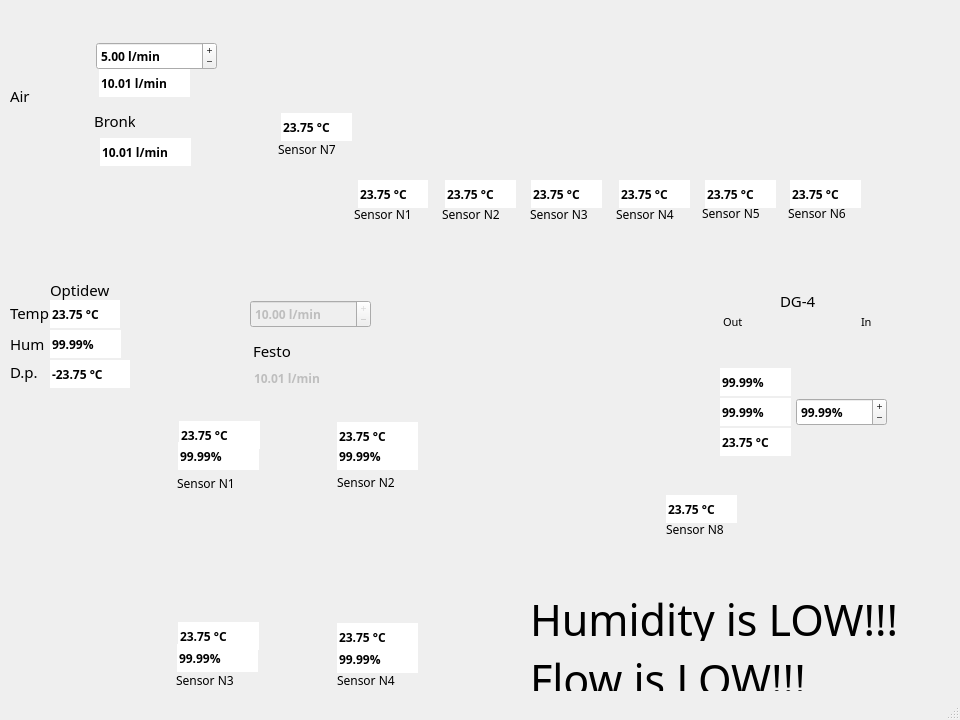
<?xml version="1.0" encoding="UTF-8"?>
<ui version="4.0">
 <class>MainWindow</class>
 <widget class="QMainWindow" name="MainWindow">
  <property name="geometry">
   <rect>
    <x>0</x>
    <y>0</y>
    <width>960</width>
    <height>720</height>
   </rect>
  </property>
  <property name="minimumSize">
   <size>
    <width>960</width>
    <height>720</height>
   </size>
  </property>
  <property name="maximumSize">
   <size>
    <width>960</width>
    <height>720</height>
   </size>
  </property>
  <property name="windowTitle">
   <string>Humidity and Temperature control</string>
  </property>
  <property name="styleSheet">
   <string notr="true"/>
  </property>
  <widget class="QWidget" name="centralwidget">
   <property name="styleSheet">
    <string notr="true"/>
   </property>
   <widget class="QLabel" name="label">
    <property name="geometry">
     <rect>
      <x>0</x>
      <y>0</y>
      <width>960</width>
      <height>720</height>
     </rect>
    </property>
    <property name="minimumSize">
     <size>
      <width>960</width>
      <height>720</height>
     </size>
    </property>
    <property name="maximumSize">
     <size>
      <width>960</width>
      <height>720</height>
     </size>
    </property>
    <property name="font">
     <font>
      <family>Sans Serif</family>
      <weight>75</weight>
      <bold>true</bold>
     </font>
    </property>
    <property name="text">
     <string/>
    </property>
    <property name="pixmap">
     <pixmap>Bild0.png</pixmap>
    </property>
   </widget>
   <widget class="QLabel" name="label_1">
    <property name="geometry">
     <rect>
      <x>10</x>
      <y>86</y>
      <width>20</width>
      <height>20</height>
     </rect>
    </property>
    <property name="font">
     <font>
      <family>Sans Serif</family>
      <pointsize>11</pointsize>
      <weight>50</weight>
      <bold>false</bold>
     </font>
    </property>
    <property name="text">
     <string>Air</string>
    </property>
   </widget>
   <widget class="QDoubleSpinBox" name="doubleSpinBox_sensor1_temperature">
    <property name="geometry">
     <rect>
      <x>281</x>
      <y>113</y>
      <width>71</width>
      <height>28</height>
     </rect>
    </property>
    <property name="font">
     <font>
      <family>Sans Serif</family>
      <weight>75</weight>
      <bold>true</bold>
     </font>
    </property>
    <property name="focusPolicy">
     <enum>Qt::NoFocus</enum>
    </property>
    <property name="frame">
     <bool>false</bool>
    </property>
    <property name="buttonSymbols">
     <enum>QAbstractSpinBox::NoButtons</enum>
    </property>
    <property name="suffix">
     <string> °C</string>
    </property>
    <property name="singleStep">
     <double>0.010000000000000</double>
    </property>
    <property name="value">
     <double>23.750000000000000</double>
    </property>
   </widget>
   <widget class="QDoubleSpinBox" name="doubleSpinBox_flowBronkhorst">
    <property name="geometry">
     <rect>
      <x>100</x>
      <y>138</y>
      <width>91</width>
      <height>28</height>
     </rect>
    </property>
    <property name="font">
     <font>
      <family>Sans Serif</family>
      <weight>75</weight>
      <bold>true</bold>
     </font>
    </property>
    <property name="focusPolicy">
     <enum>Qt::NoFocus</enum>
    </property>
    <property name="frame">
     <bool>false</bool>
    </property>
    <property name="buttonSymbols">
     <enum>QAbstractSpinBox::NoButtons</enum>
    </property>
    <property name="suffix">
     <string> l/min</string>
    </property>
    <property name="maximum">
     <double>25.010000000000002</double>
    </property>
    <property name="singleStep">
     <double>0.010000000000000</double>
    </property>
    <property name="value">
     <double>10.010000000000000</double>
    </property>
   </widget>
   <widget class="QDoubleSpinBox" name="doubleSpinBox_set_flowFesto">
    <property name="enabled">
     <bool>false</bool>
    </property>
    <property name="geometry">
     <rect>
      <x>250</x>
      <y>300</y>
      <width>121</width>
      <height>28</height>
     </rect>
    </property>
    <property name="font">
     <font>
      <family>Sans Serif</family>
      <weight>75</weight>
      <bold>true</bold>
     </font>
    </property>
    <property name="focusPolicy">
     <enum>Qt::WheelFocus</enum>
    </property>
    <property name="frame">
     <bool>true</bool>
    </property>
    <property name="buttonSymbols">
     <enum>QAbstractSpinBox::PlusMinus</enum>
    </property>
    <property name="suffix">
     <string> l/min</string>
    </property>
    <property name="decimals">
     <number>2</number>
    </property>
    <property name="maximum">
     <double>10.000000000000000</double>
    </property>
    <property name="singleStep">
     <double>0.500000000000000</double>
    </property>
    <property name="value">
     <double>10.000000000000000</double>
    </property>
   </widget>
   <widget class="QDoubleSpinBox" name="doubleSpinBox_flowFesto">
    <property name="enabled">
     <bool>false</bool>
    </property>
    <property name="geometry">
     <rect>
      <x>252</x>
      <y>364</y>
      <width>91</width>
      <height>28</height>
     </rect>
    </property>
    <property name="font">
     <font>
      <family>Sans Serif</family>
      <weight>75</weight>
      <bold>true</bold>
     </font>
    </property>
    <property name="focusPolicy">
     <enum>Qt::NoFocus</enum>
    </property>
    <property name="frame">
     <bool>false</bool>
    </property>
    <property name="buttonSymbols">
     <enum>QAbstractSpinBox::NoButtons</enum>
    </property>
    <property name="suffix">
     <string> l/min</string>
    </property>
    <property name="maximum">
     <double>10.010000000000000</double>
    </property>
    <property name="singleStep">
     <double>0.010000000000000</double>
    </property>
    <property name="value">
     <double>10.010000000000000</double>
    </property>
   </widget>
   <widget class="QDoubleSpinBox" name="doubleSpinBox_optidew_temperature">
    <property name="geometry">
     <rect>
      <x>50</x>
      <y>300</y>
      <width>70</width>
      <height>28</height>
     </rect>
    </property>
    <property name="font">
     <font>
      <family>Sans Serif</family>
      <weight>75</weight>
      <bold>true</bold>
     </font>
    </property>
    <property name="focusPolicy">
     <enum>Qt::NoFocus</enum>
    </property>
    <property name="frame">
     <bool>false</bool>
    </property>
    <property name="buttonSymbols">
     <enum>QAbstractSpinBox::NoButtons</enum>
    </property>
    <property name="suffix">
     <string> °C</string>
    </property>
    <property name="singleStep">
     <double>0.010000000000000</double>
    </property>
    <property name="value">
     <double>23.750000000000000</double>
    </property>
   </widget>
   <widget class="QDoubleSpinBox" name="doubleSpinBox_optidew_humidity">
    <property name="geometry">
     <rect>
      <x>50</x>
      <y>330</y>
      <width>71</width>
      <height>28</height>
     </rect>
    </property>
    <property name="font">
     <font>
      <family>Sans Serif</family>
      <weight>75</weight>
      <bold>true</bold>
     </font>
    </property>
    <property name="focusPolicy">
     <enum>Qt::NoFocus</enum>
    </property>
    <property name="frame">
     <bool>false</bool>
    </property>
    <property name="buttonSymbols">
     <enum>QAbstractSpinBox::NoButtons</enum>
    </property>
    <property name="suffix">
     <string>%</string>
    </property>
    <property name="maximum">
     <double>100.000000000000000</double>
    </property>
    <property name="singleStep">
     <double>0.010000000000000</double>
    </property>
    <property name="value">
     <double>99.989999999999995</double>
    </property>
   </widget>
   <widget class="QDoubleSpinBox" name="doubleSpinBox_dg4_humidity1">
    <property name="geometry">
     <rect>
      <x>720</x>
      <y>368</y>
      <width>71</width>
      <height>28</height>
     </rect>
    </property>
    <property name="font">
     <font>
      <family>Sans Serif</family>
      <weight>75</weight>
      <bold>true</bold>
     </font>
    </property>
    <property name="focusPolicy">
     <enum>Qt::NoFocus</enum>
    </property>
    <property name="frame">
     <bool>false</bool>
    </property>
    <property name="buttonSymbols">
     <enum>QAbstractSpinBox::NoButtons</enum>
    </property>
    <property name="suffix">
     <string>%</string>
    </property>
    <property name="maximum">
     <double>100.000000000000000</double>
    </property>
    <property name="singleStep">
     <double>0.010000000000000</double>
    </property>
    <property name="value">
     <double>99.989999999999995</double>
    </property>
   </widget>
   <widget class="QDoubleSpinBox" name="doubleSpinBox_dg4_set_humidity">
    <property name="geometry">
     <rect>
      <x>796</x>
      <y>398</y>
      <width>91</width>
      <height>28</height>
     </rect>
    </property>
    <property name="font">
     <font>
      <family>Sans Serif</family>
      <weight>75</weight>
      <bold>true</bold>
     </font>
    </property>
    <property name="focusPolicy">
     <enum>Qt::WheelFocus</enum>
    </property>
    <property name="frame">
     <bool>true</bool>
    </property>
    <property name="buttonSymbols">
     <enum>QAbstractSpinBox::PlusMinus</enum>
    </property>
    <property name="suffix">
     <string>%</string>
    </property>
    <property name="decimals">
     <number>2</number>
    </property>
    <property name="maximum">
     <double>100.000000000000000</double>
    </property>
    <property name="singleStep">
     <double>1.000000000000000</double>
    </property>
    <property name="value">
     <double>99.989999999999995</double>
    </property>
   </widget>
   <widget class="QDoubleSpinBox" name="doubleSpinBox_dg4_temperature">
    <property name="geometry">
     <rect>
      <x>720</x>
      <y>428</y>
      <width>71</width>
      <height>28</height>
     </rect>
    </property>
    <property name="font">
     <font>
      <family>Sans Serif</family>
      <weight>75</weight>
      <bold>true</bold>
     </font>
    </property>
    <property name="focusPolicy">
     <enum>Qt::NoFocus</enum>
    </property>
    <property name="frame">
     <bool>false</bool>
    </property>
    <property name="buttonSymbols">
     <enum>QAbstractSpinBox::NoButtons</enum>
    </property>
    <property name="suffix">
     <string> °C</string>
    </property>
    <property name="singleStep">
     <double>0.010000000000000</double>
    </property>
    <property name="value">
     <double>23.750000000000000</double>
    </property>
   </widget>
   <widget class="QDoubleSpinBox" name="doubleSpinBox_dg4_humidity2">
    <property name="geometry">
     <rect>
      <x>720</x>
      <y>398</y>
      <width>71</width>
      <height>28</height>
     </rect>
    </property>
    <property name="font">
     <font>
      <family>Sans Serif</family>
      <weight>75</weight>
      <bold>true</bold>
     </font>
    </property>
    <property name="focusPolicy">
     <enum>Qt::NoFocus</enum>
    </property>
    <property name="frame">
     <bool>false</bool>
    </property>
    <property name="buttonSymbols">
     <enum>QAbstractSpinBox::NoButtons</enum>
    </property>
    <property name="suffix">
     <string>%</string>
    </property>
    <property name="maximum">
     <double>100.000000000000000</double>
    </property>
    <property name="singleStep">
     <double>0.010000000000000</double>
    </property>
    <property name="value">
     <double>99.989999999999995</double>
    </property>
   </widget>
   <widget class="QDoubleSpinBox" name="doubleSpinBox_sensor2_temperature">
    <property name="geometry">
     <rect>
      <x>358</x>
      <y>180</y>
      <width>70</width>
      <height>28</height>
     </rect>
    </property>
    <property name="font">
     <font>
      <family>Sans Serif</family>
      <weight>75</weight>
      <bold>true</bold>
     </font>
    </property>
    <property name="focusPolicy">
     <enum>Qt::NoFocus</enum>
    </property>
    <property name="frame">
     <bool>false</bool>
    </property>
    <property name="buttonSymbols">
     <enum>QAbstractSpinBox::NoButtons</enum>
    </property>
    <property name="suffix">
     <string> °C</string>
    </property>
    <property name="singleStep">
     <double>0.010000000000000</double>
    </property>
    <property name="value">
     <double>23.750000000000000</double>
    </property>
   </widget>
   <widget class="QDoubleSpinBox" name="doubleSpinBox_sensor3_temperature">
    <property name="geometry">
     <rect>
      <x>445</x>
      <y>180</y>
      <width>71</width>
      <height>28</height>
     </rect>
    </property>
    <property name="font">
     <font>
      <family>Sans Serif</family>
      <weight>75</weight>
      <bold>true</bold>
     </font>
    </property>
    <property name="focusPolicy">
     <enum>Qt::NoFocus</enum>
    </property>
    <property name="frame">
     <bool>false</bool>
    </property>
    <property name="buttonSymbols">
     <enum>QAbstractSpinBox::NoButtons</enum>
    </property>
    <property name="suffix">
     <string> °C</string>
    </property>
    <property name="singleStep">
     <double>0.010000000000000</double>
    </property>
    <property name="value">
     <double>23.750000000000000</double>
    </property>
   </widget>
   <widget class="QDoubleSpinBox" name="doubleSpinBox_sensor4_temperature">
    <property name="geometry">
     <rect>
      <x>531</x>
      <y>180</y>
      <width>71</width>
      <height>28</height>
     </rect>
    </property>
    <property name="font">
     <font>
      <family>Sans Serif</family>
      <weight>75</weight>
      <bold>true</bold>
     </font>
    </property>
    <property name="focusPolicy">
     <enum>Qt::NoFocus</enum>
    </property>
    <property name="frame">
     <bool>false</bool>
    </property>
    <property name="buttonSymbols">
     <enum>QAbstractSpinBox::NoButtons</enum>
    </property>
    <property name="suffix">
     <string> °C</string>
    </property>
    <property name="singleStep">
     <double>0.010000000000000</double>
    </property>
    <property name="value">
     <double>23.750000000000000</double>
    </property>
   </widget>
   <widget class="QDoubleSpinBox" name="doubleSpinBox_sensor5_temperature">
    <property name="geometry">
     <rect>
      <x>619</x>
      <y>180</y>
      <width>71</width>
      <height>28</height>
     </rect>
    </property>
    <property name="font">
     <font>
      <family>Sans Serif</family>
      <weight>75</weight>
      <bold>true</bold>
     </font>
    </property>
    <property name="focusPolicy">
     <enum>Qt::NoFocus</enum>
    </property>
    <property name="frame">
     <bool>false</bool>
    </property>
    <property name="buttonSymbols">
     <enum>QAbstractSpinBox::NoButtons</enum>
    </property>
    <property name="suffix">
     <string> °C</string>
    </property>
    <property name="singleStep">
     <double>0.010000000000000</double>
    </property>
    <property name="value">
     <double>23.750000000000000</double>
    </property>
   </widget>
   <widget class="QDoubleSpinBox" name="doubleSpinBox_sensor6_temperature">
    <property name="geometry">
     <rect>
      <x>705</x>
      <y>180</y>
      <width>71</width>
      <height>28</height>
     </rect>
    </property>
    <property name="font">
     <font>
      <family>Sans Serif</family>
      <weight>75</weight>
      <bold>true</bold>
     </font>
    </property>
    <property name="focusPolicy">
     <enum>Qt::NoFocus</enum>
    </property>
    <property name="frame">
     <bool>false</bool>
    </property>
    <property name="buttonSymbols">
     <enum>QAbstractSpinBox::NoButtons</enum>
    </property>
    <property name="suffix">
     <string> °C</string>
    </property>
    <property name="singleStep">
     <double>0.010000000000000</double>
    </property>
    <property name="value">
     <double>23.750000000000000</double>
    </property>
   </widget>
   <widget class="QDoubleSpinBox" name="doubleSpinBox_sensor7_temperature">
    <property name="geometry">
     <rect>
      <x>790</x>
      <y>180</y>
      <width>71</width>
      <height>28</height>
     </rect>
    </property>
    <property name="font">
     <font>
      <family>Sans Serif</family>
      <weight>75</weight>
      <bold>true</bold>
     </font>
    </property>
    <property name="focusPolicy">
     <enum>Qt::NoFocus</enum>
    </property>
    <property name="frame">
     <bool>false</bool>
    </property>
    <property name="buttonSymbols">
     <enum>QAbstractSpinBox::NoButtons</enum>
    </property>
    <property name="suffix">
     <string> °C</string>
    </property>
    <property name="singleStep">
     <double>0.010000000000000</double>
    </property>
    <property name="value">
     <double>23.750000000000000</double>
    </property>
   </widget>
   <widget class="QDoubleSpinBox" name="doubleSpinBox_sensor8_temperature">
    <property name="geometry">
     <rect>
      <x>666</x>
      <y>495</y>
      <width>71</width>
      <height>28</height>
     </rect>
    </property>
    <property name="font">
     <font>
      <family>Sans Serif</family>
      <weight>75</weight>
      <bold>true</bold>
     </font>
    </property>
    <property name="focusPolicy">
     <enum>Qt::NoFocus</enum>
    </property>
    <property name="frame">
     <bool>false</bool>
    </property>
    <property name="buttonSymbols">
     <enum>QAbstractSpinBox::NoButtons</enum>
    </property>
    <property name="suffix">
     <string> °C</string>
    </property>
    <property name="singleStep">
     <double>0.010000000000000</double>
    </property>
    <property name="value">
     <double>23.750000000000000</double>
    </property>
   </widget>
   <widget class="QLabel" name="label_2">
    <property name="geometry">
     <rect>
      <x>94</x>
      <y>111</y>
      <width>41</width>
      <height>20</height>
     </rect>
    </property>
    <property name="font">
     <font>
      <family>Sans Serif</family>
      <pointsize>11</pointsize>
      <weight>50</weight>
      <bold>false</bold>
     </font>
    </property>
    <property name="text">
     <string>Bronk</string>
    </property>
   </widget>
   <widget class="QLabel" name="label_3">
    <property name="geometry">
     <rect>
      <x>253</x>
      <y>341</y>
      <width>41</width>
      <height>20</height>
     </rect>
    </property>
    <property name="font">
     <font>
      <family>Sans Serif</family>
      <pointsize>11</pointsize>
      <weight>50</weight>
      <bold>false</bold>
     </font>
    </property>
    <property name="text">
     <string>Festo</string>
    </property>
   </widget>
   <widget class="QLabel" name="label_4">
    <property name="geometry">
     <rect>
      <x>723</x>
      <y>312</y>
      <width>20</width>
      <height>20</height>
     </rect>
    </property>
    <property name="font">
     <font>
      <family>Sans Serif</family>
      <pointsize>8</pointsize>
      <weight>50</weight>
      <bold>false</bold>
     </font>
    </property>
    <property name="text">
     <string>Out</string>
    </property>
   </widget>
   <widget class="QLabel" name="label_5">
    <property name="geometry">
     <rect>
      <x>861</x>
      <y>312</y>
      <width>10</width>
      <height>20</height>
     </rect>
    </property>
    <property name="font">
     <font>
      <family>Sans Serif</family>
      <pointsize>8</pointsize>
      <weight>50</weight>
      <bold>false</bold>
     </font>
    </property>
    <property name="text">
     <string>In</string>
    </property>
   </widget>
   <widget class="QLabel" name="label_6">
    <property name="geometry">
     <rect>
      <x>780</x>
      <y>291</y>
      <width>40</width>
      <height>20</height>
     </rect>
    </property>
    <property name="font">
     <font>
      <family>Sans Serif</family>
      <pointsize>11</pointsize>
      <weight>50</weight>
      <bold>false</bold>
     </font>
    </property>
    <property name="text">
     <string>DG-4</string>
    </property>
   </widget>
   <widget class="QLabel" name="label_7">
    <property name="geometry">
     <rect>
      <x>50</x>
      <y>280</y>
      <width>60</width>
      <height>20</height>
     </rect>
    </property>
    <property name="font">
     <font>
      <family>Sans Serif</family>
      <pointsize>11</pointsize>
      <weight>50</weight>
      <bold>false</bold>
     </font>
    </property>
    <property name="text">
     <string>Optidew</string>
    </property>
   </widget>
   <widget class="QDoubleSpinBox" name="doubleSpinBox_set_setpointBronkhorst">
    <property name="geometry">
     <rect>
      <x>96</x>
      <y>42</y>
      <width>121</width>
      <height>28</height>
     </rect>
    </property>
    <property name="font">
     <font>
      <family>Sans Serif</family>
      <weight>75</weight>
      <bold>true</bold>
     </font>
    </property>
    <property name="focusPolicy">
     <enum>Qt::WheelFocus</enum>
    </property>
    <property name="frame">
     <bool>true</bool>
    </property>
    <property name="buttonSymbols">
     <enum>QAbstractSpinBox::PlusMinus</enum>
    </property>
    <property name="suffix">
     <string> l/min</string>
    </property>
    <property name="decimals">
     <number>2</number>
    </property>
    <property name="maximum">
     <double>25.000000000000000</double>
    </property>
    <property name="singleStep">
     <double>0.500000000000000</double>
    </property>
    <property name="value">
     <double>5.000000000000000</double>
    </property>
   </widget>
   <widget class="QDoubleSpinBox" name="doubleSpinBox_setpointBronkhorst">
    <property name="geometry">
     <rect>
      <x>99</x>
      <y>69</y>
      <width>91</width>
      <height>28</height>
     </rect>
    </property>
    <property name="font">
     <font>
      <family>Sans Serif</family>
      <weight>75</weight>
      <bold>true</bold>
     </font>
    </property>
    <property name="focusPolicy">
     <enum>Qt::NoFocus</enum>
    </property>
    <property name="frame">
     <bool>false</bool>
    </property>
    <property name="buttonSymbols">
     <enum>QAbstractSpinBox::NoButtons</enum>
    </property>
    <property name="suffix">
     <string> l/min</string>
    </property>
    <property name="maximum">
     <double>25.010000000000002</double>
    </property>
    <property name="singleStep">
     <double>0.010000000000000</double>
    </property>
    <property name="value">
     <double>10.010000000000000</double>
    </property>
   </widget>
   <widget class="QDoubleSpinBox" name="doubleSpinBox_optidew_dewpoint">
    <property name="geometry">
     <rect>
      <x>50</x>
      <y>360</y>
      <width>80</width>
      <height>28</height>
     </rect>
    </property>
    <property name="font">
     <font>
      <family>Sans Serif</family>
      <weight>75</weight>
      <bold>true</bold>
     </font>
    </property>
    <property name="focusPolicy">
     <enum>Qt::NoFocus</enum>
    </property>
    <property name="frame">
     <bool>false</bool>
    </property>
    <property name="buttonSymbols">
     <enum>QAbstractSpinBox::NoButtons</enum>
    </property>
    <property name="suffix">
     <string> °C</string>
    </property>
    <property name="minimum">
     <double>-100.000000000000000</double>
    </property>
    <property name="maximum">
     <double>100.000000000000000</double>
    </property>
    <property name="singleStep">
     <double>0.010000000000000</double>
    </property>
    <property name="value">
     <double>-23.750000000000000</double>
    </property>
   </widget>
   <widget class="QLabel" name="label_8">
    <property name="geometry">
     <rect>
      <x>10</x>
      <y>303</y>
      <width>41</width>
      <height>20</height>
     </rect>
    </property>
    <property name="font">
     <font>
      <family>Sans Serif</family>
      <pointsize>11</pointsize>
      <weight>50</weight>
      <bold>false</bold>
     </font>
    </property>
    <property name="text">
     <string>Temp</string>
    </property>
   </widget>
   <widget class="QLabel" name="label_9">
    <property name="geometry">
     <rect>
      <x>10</x>
      <y>334</y>
      <width>41</width>
      <height>20</height>
     </rect>
    </property>
    <property name="font">
     <font>
      <family>Sans Serif</family>
      <pointsize>11</pointsize>
      <weight>50</weight>
      <bold>false</bold>
     </font>
    </property>
    <property name="text">
     <string>Hum</string>
    </property>
   </widget>
   <widget class="QLabel" name="label_10">
    <property name="geometry">
     <rect>
      <x>10</x>
      <y>362</y>
      <width>41</width>
      <height>20</height>
     </rect>
    </property>
    <property name="font">
     <font>
      <family>Sans Serif</family>
      <pointsize>11</pointsize>
      <weight>50</weight>
      <bold>false</bold>
     </font>
    </property>
    <property name="text">
     <string>D.p.</string>
    </property>
   </widget>
   <widget class="QDoubleSpinBox" name="doubleSpinBox_sht75_temperature">
    <property name="geometry">
     <rect>
      <x>179</x>
      <y>421</y>
      <width>81</width>
      <height>28</height>
     </rect>
    </property>
    <property name="font">
     <font>
      <family>Sans Serif</family>
      <weight>75</weight>
      <bold>true</bold>
     </font>
    </property>
    <property name="focusPolicy">
     <enum>Qt::NoFocus</enum>
    </property>
    <property name="frame">
     <bool>false</bool>
    </property>
    <property name="buttonSymbols">
     <enum>QAbstractSpinBox::NoButtons</enum>
    </property>
    <property name="suffix">
     <string> °C</string>
    </property>
    <property name="singleStep">
     <double>0.010000000000000</double>
    </property>
    <property name="value">
     <double>23.750000000000000</double>
    </property>
   </widget>
   <widget class="QDoubleSpinBox" name="doubleSpinBox_sht75_temperature_1">
    <property name="geometry">
     <rect>
      <x>337</x>
      <y>422</y>
      <width>81</width>
      <height>28</height>
     </rect>
    </property>
    <property name="font">
     <font>
      <family>Sans Serif</family>
      <weight>75</weight>
      <bold>true</bold>
     </font>
    </property>
    <property name="focusPolicy">
     <enum>Qt::NoFocus</enum>
    </property>
    <property name="frame">
     <bool>false</bool>
    </property>
    <property name="buttonSymbols">
     <enum>QAbstractSpinBox::NoButtons</enum>
    </property>
    <property name="suffix">
     <string> °C</string>
    </property>
    <property name="singleStep">
     <double>0.010000000000000</double>
    </property>
    <property name="value">
     <double>23.750000000000000</double>
    </property>
   </widget>
   <widget class="QDoubleSpinBox" name="doubleSpinBox_sht75_temperature_2">
    <property name="geometry">
     <rect>
      <x>178</x>
      <y>622</y>
      <width>81</width>
      <height>28</height>
     </rect>
    </property>
    <property name="font">
     <font>
      <family>Sans Serif</family>
      <weight>75</weight>
      <bold>true</bold>
     </font>
    </property>
    <property name="focusPolicy">
     <enum>Qt::NoFocus</enum>
    </property>
    <property name="frame">
     <bool>false</bool>
    </property>
    <property name="buttonSymbols">
     <enum>QAbstractSpinBox::NoButtons</enum>
    </property>
    <property name="prefix">
     <string/>
    </property>
    <property name="suffix">
     <string> °C</string>
    </property>
    <property name="singleStep">
     <double>0.010000000000000</double>
    </property>
    <property name="value">
     <double>23.750000000000000</double>
    </property>
   </widget>
   <widget class="QDoubleSpinBox" name="doubleSpinBox_sht75_temperature_3">
    <property name="geometry">
     <rect>
      <x>337</x>
      <y>623</y>
      <width>81</width>
      <height>28</height>
     </rect>
    </property>
    <property name="font">
     <font>
      <family>Sans Serif</family>
      <weight>75</weight>
      <bold>true</bold>
     </font>
    </property>
    <property name="focusPolicy">
     <enum>Qt::NoFocus</enum>
    </property>
    <property name="frame">
     <bool>false</bool>
    </property>
    <property name="buttonSymbols">
     <enum>QAbstractSpinBox::NoButtons</enum>
    </property>
    <property name="suffix">
     <string> °C</string>
    </property>
    <property name="singleStep">
     <double>0.010000000000000</double>
    </property>
    <property name="value">
     <double>23.750000000000000</double>
    </property>
   </widget>
   <widget class="QDoubleSpinBox" name="doubleSpinBox_sht75_humidity">
    <property name="geometry">
     <rect>
      <x>178</x>
      <y>442</y>
      <width>81</width>
      <height>28</height>
     </rect>
    </property>
    <property name="font">
     <font>
      <family>Sans Serif</family>
      <weight>75</weight>
      <bold>true</bold>
     </font>
    </property>
    <property name="focusPolicy">
     <enum>Qt::NoFocus</enum>
    </property>
    <property name="frame">
     <bool>false</bool>
    </property>
    <property name="buttonSymbols">
     <enum>QAbstractSpinBox::NoButtons</enum>
    </property>
    <property name="suffix">
     <string>%</string>
    </property>
    <property name="maximum">
     <double>100.000000000000000</double>
    </property>
    <property name="singleStep">
     <double>0.010000000000000</double>
    </property>
    <property name="value">
     <double>99.989999999999995</double>
    </property>
   </widget>
   <widget class="QDoubleSpinBox" name="doubleSpinBox_sht75_humidity_1">
    <property name="geometry">
     <rect>
      <x>337</x>
      <y>442</y>
      <width>81</width>
      <height>28</height>
     </rect>
    </property>
    <property name="font">
     <font>
      <family>Sans Serif</family>
      <weight>75</weight>
      <bold>true</bold>
     </font>
    </property>
    <property name="focusPolicy">
     <enum>Qt::NoFocus</enum>
    </property>
    <property name="frame">
     <bool>false</bool>
    </property>
    <property name="buttonSymbols">
     <enum>QAbstractSpinBox::NoButtons</enum>
    </property>
    <property name="suffix">
     <string>%</string>
    </property>
    <property name="maximum">
     <double>100.000000000000000</double>
    </property>
    <property name="singleStep">
     <double>0.010000000000000</double>
    </property>
    <property name="value">
     <double>99.989999999999995</double>
    </property>
   </widget>
   <widget class="QDoubleSpinBox" name="doubleSpinBox_sht75_humidity_2">
    <property name="geometry">
     <rect>
      <x>177</x>
      <y>644</y>
      <width>81</width>
      <height>28</height>
     </rect>
    </property>
    <property name="font">
     <font>
      <family>Sans Serif</family>
      <weight>75</weight>
      <bold>true</bold>
     </font>
    </property>
    <property name="focusPolicy">
     <enum>Qt::NoFocus</enum>
    </property>
    <property name="frame">
     <bool>false</bool>
    </property>
    <property name="buttonSymbols">
     <enum>QAbstractSpinBox::NoButtons</enum>
    </property>
    <property name="suffix">
     <string>%</string>
    </property>
    <property name="maximum">
     <double>100.000000000000000</double>
    </property>
    <property name="singleStep">
     <double>0.010000000000000</double>
    </property>
    <property name="value">
     <double>99.989999999999995</double>
    </property>
   </widget>
   <widget class="QDoubleSpinBox" name="doubleSpinBox_sht75_humidity_3">
    <property name="geometry">
     <rect>
      <x>337</x>
      <y>645</y>
      <width>81</width>
      <height>28</height>
     </rect>
    </property>
    <property name="font">
     <font>
      <family>Sans Serif</family>
      <weight>75</weight>
      <bold>true</bold>
     </font>
    </property>
    <property name="focusPolicy">
     <enum>Qt::NoFocus</enum>
    </property>
    <property name="frame">
     <bool>false</bool>
    </property>
    <property name="buttonSymbols">
     <enum>QAbstractSpinBox::NoButtons</enum>
    </property>
    <property name="suffix">
     <string>%</string>
    </property>
    <property name="maximum">
     <double>100.000000000000000</double>
    </property>
    <property name="singleStep">
     <double>0.010000000000000</double>
    </property>
    <property name="value">
     <double>99.989999999999995</double>
    </property>
   </widget>
   <widget class="QLabel" name="label_warning_humidity">
    <property name="geometry">
     <rect>
      <x>530</x>
      <y>590</y>
      <width>411</width>
      <height>51</height>
     </rect>
    </property>
    <property name="font">
     <font>
      <family>Sans Serif</family>
      <pointsize>32</pointsize>
      <weight>50</weight>
      <bold>false</bold>
     </font>
    </property>
    <property name="text">
     <string>&lt;html&gt;&lt;head/&gt;&lt;body&gt;&lt;p&gt;Humidity is LOW!!!&lt;/p&gt;&lt;/body&gt;&lt;/html&gt;</string>
    </property>
   </widget>
   <widget class="QLabel" name="label_warning_flow">
    <property name="geometry">
     <rect>
      <x>530</x>
      <y>650</y>
      <width>411</width>
      <height>41</height>
     </rect>
    </property>
    <property name="font">
     <font>
      <family>Sans Serif</family>
      <pointsize>32</pointsize>
      <weight>50</weight>
      <bold>false</bold>
     </font>
    </property>
    <property name="text">
     <string>&lt;html&gt;&lt;head/&gt;&lt;body&gt;&lt;p&gt;Flow is LOW!!!&lt;/p&gt;&lt;/body&gt;&lt;/html&gt;</string>
    </property>
   </widget>
   <widget class="QLabel" name="label_sensor1">
    <property name="geometry">
     <rect>
      <x>354</x>
      <y>205</y>
      <width>81</width>
      <height>18</height>
     </rect>
    </property>
    <property name="font">
     <font>
      <family>Sans Serif</family>
      <weight>50</weight>
      <bold>false</bold>
     </font>
    </property>
    <property name="text">
     <string>Sensor N1</string>
    </property>
   </widget>
   <widget class="QLabel" name="label_sensor2">
    <property name="geometry">
     <rect>
      <x>442</x>
      <y>205</y>
      <width>81</width>
      <height>18</height>
     </rect>
    </property>
    <property name="font">
     <font>
      <family>Sans Serif</family>
      <weight>50</weight>
      <bold>false</bold>
     </font>
    </property>
    <property name="text">
     <string>Sensor N2</string>
    </property>
   </widget>
   <widget class="QLabel" name="label_sensor3">
    <property name="geometry">
     <rect>
      <x>530</x>
      <y>205</y>
      <width>81</width>
      <height>18</height>
     </rect>
    </property>
    <property name="font">
     <font>
      <family>Sans Serif</family>
      <weight>50</weight>
      <bold>false</bold>
     </font>
    </property>
    <property name="text">
     <string>Sensor N3</string>
    </property>
   </widget>
   <widget class="QLabel" name="label_sensor4">
    <property name="geometry">
     <rect>
      <x>616</x>
      <y>205</y>
      <width>81</width>
      <height>18</height>
     </rect>
    </property>
    <property name="font">
     <font>
      <family>Sans Serif</family>
      <weight>50</weight>
      <bold>false</bold>
     </font>
    </property>
    <property name="text">
     <string>Sensor N4</string>
    </property>
   </widget>
   <widget class="QLabel" name="label_sensor5">
    <property name="geometry">
     <rect>
      <x>702</x>
      <y>204</y>
      <width>81</width>
      <height>18</height>
     </rect>
    </property>
    <property name="font">
     <font>
      <family>Sans Serif</family>
      <weight>50</weight>
      <bold>false</bold>
     </font>
    </property>
    <property name="text">
     <string>Sensor N5</string>
    </property>
   </widget>
   <widget class="QLabel" name="label_sensor6">
    <property name="geometry">
     <rect>
      <x>788</x>
      <y>204</y>
      <width>81</width>
      <height>18</height>
     </rect>
    </property>
    <property name="font">
     <font>
      <family>Sans Serif</family>
      <weight>50</weight>
      <bold>false</bold>
     </font>
    </property>
    <property name="text">
     <string>Sensor N6</string>
    </property>
   </widget>
   <widget class="QLabel" name="label_sensor7">
    <property name="geometry">
     <rect>
      <x>278</x>
      <y>140</y>
      <width>81</width>
      <height>18</height>
     </rect>
    </property>
    <property name="font">
     <font>
      <family>Sans Serif</family>
      <weight>50</weight>
      <bold>false</bold>
     </font>
    </property>
    <property name="text">
     <string>Sensor N7</string>
    </property>
   </widget>
   <widget class="QLabel" name="label_sensor8">
    <property name="geometry">
     <rect>
      <x>666</x>
      <y>520</y>
      <width>81</width>
      <height>18</height>
     </rect>
    </property>
    <property name="font">
     <font>
      <family>Sans Serif</family>
      <weight>50</weight>
      <bold>false</bold>
     </font>
    </property>
    <property name="text">
     <string>Sensor N8</string>
    </property>
   </widget>
   <widget class="QLabel" name="label_sensorSHT1">
    <property name="geometry">
     <rect>
      <x>177</x>
      <y>474</y>
      <width>81</width>
      <height>18</height>
     </rect>
    </property>
    <property name="font">
     <font>
      <family>Sans Serif</family>
      <weight>50</weight>
      <bold>false</bold>
     </font>
    </property>
    <property name="text">
     <string>Sensor N1</string>
    </property>
   </widget>
   <widget class="QLabel" name="label_sensorSHT2">
    <property name="geometry">
     <rect>
      <x>337</x>
      <y>473</y>
      <width>81</width>
      <height>18</height>
     </rect>
    </property>
    <property name="font">
     <font>
      <family>Sans Serif</family>
      <weight>50</weight>
      <bold>false</bold>
     </font>
    </property>
    <property name="text">
     <string>Sensor N2</string>
    </property>
   </widget>
   <widget class="QLabel" name="label_sensorSHT3">
    <property name="geometry">
     <rect>
      <x>176</x>
      <y>671</y>
      <width>81</width>
      <height>18</height>
     </rect>
    </property>
    <property name="font">
     <font>
      <family>Sans Serif</family>
      <weight>50</weight>
      <bold>false</bold>
     </font>
    </property>
    <property name="text">
     <string>Sensor N3</string>
    </property>
   </widget>
   <widget class="QLabel" name="label_sensorSHT4">
    <property name="geometry">
     <rect>
      <x>337</x>
      <y>671</y>
      <width>81</width>
      <height>18</height>
     </rect>
    </property>
    <property name="font">
     <font>
      <family>Sans Serif</family>
      <weight>50</weight>
      <bold>false</bold>
     </font>
    </property>
    <property name="text">
     <string>Sensor N4</string>
    </property>
   </widget>
  </widget>
  <widget class="QStatusBar" name="statusBar"/>
 </widget>
 <resources/>
 <connections/>
</ui>
